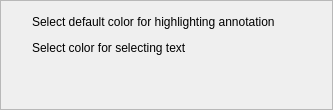
     <widget class="QFrame" name="settingFrame">
      <property name="sizePolicy">
       <sizepolicy hsizetype="Expanding" vsizetype="Expanding">
        <horstretch>0</horstretch>
        <verstretch>0</verstretch>
       </sizepolicy>
      </property>
      <property name="frameShape">
       <enum>QFrame::StyledPanel</enum>
      </property>
      <property name="frameShadow">
       <enum>QFrame::Raised</enum>
      </property>
      <layout class="QGridLayout" name="gridLayout">
       <item row="0" column="2">
        <widget class="QLabel" name="label">
         <property name="text">
          <string>Select default color for highlighting annotation</string>
         </property>
        </widget>
       </item>
       <item row="0" column="4">
        <widget class="ColorPicker" name="hcolor" native="true"/>
       </item>
       <item row="0" column="5">
        <spacer name="horizontalSpacer_8">
         <property name="orientation">
          <enum>Qt::Horizontal</enum>
         </property>
         <property name="sizeHint" stdset="0">
          <size>
           <width>40</width>
           <height>20</height>
          </size>
         </property>
        </spacer>
       </item>
       <item row="3" column="2">
        <widget class="QLabel" name="label_2">
         <property name="text">
          <string>Select color for selecting text</string>
         </property>
        </widget>
       </item>
       <item row="3" column="4">
        <widget class="ColorPicker" name="color" native="true"/>
       </item>
       <item row="3" column="5">
        <spacer name="horizontalSpacer_7">
         <property name="orientation">
          <enum>Qt::Horizontal</enum>
         </property>
         <property name="sizeHint" stdset="0">
          <size>
           <width>40</width>
           <height>20</height>
          </size>
         </property>
        </spacer>
       </item>
       <item row="4" column="0">
        <spacer name="verticalSpacer">
         <property name="orientation">
          <enum>Qt::Vertical</enum>
         </property>
         <property name="sizeHint" stdset="0">
          <size>
           <width>20</width>
           <height>40</height>
          </size>
         </property>
        </spacer>
       </item>
      </layout>
     </widget>
